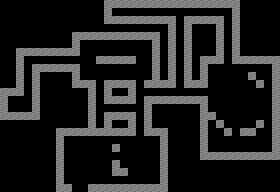

A level layout from a 2D game, rendered from its tile map. Below: a short description, then the map file with its tile-grid data intact:
An orthogonal 35x24 tile map with 8x8 px tiles, 1 tile layer (Tile Layer 1).

<map version="1.9" tiledversion="1.9.2" orientation="orthogonal" renderorder="right-down" width="35" height="24" tilewidth="8" tileheight="8" infinite="0" nextlayerid="2" nextobjectid="1">
 <editorsettings>
  <export target="dungeon.json" format="json" />
 </editorsettings>
 <tileset firstgid="1" source="town-spritesheet.tsx" />
 <layer id="1" name="Tile Layer 1" width="35" height="24">
  <data encoding="csv">
0,0,0,0,0,0,0,0,0,0,0,0,0,1,1,1,1,1,1,1,1,1,1,1,1,1,1,1,1,1,0,0,0,0,0,
0,0,0,0,0,0,0,0,0,0,0,0,0,1,3,3,3,3,3,3,3,3,3,3,3,3,3,3,3,1,0,0,0,0,0,
0,0,0,0,0,0,0,0,0,0,0,0,0,1,1,1,1,1,1,1,1,1,3,1,1,1,1,1,3,1,0,0,0,0,0,
0,0,0,0,0,0,0,0,0,0,0,0,0,0,0,0,0,0,0,0,0,1,3,1,0,0,0,1,3,1,0,0,0,0,0,
0,0,0,0,0,0,0,0,0,1,1,1,1,1,1,1,1,1,1,1,0,1,3,1,0,0,0,1,3,1,0,0,0,0,0,
0,0,0,0,0,0,0,0,0,1,3,3,3,3,3,3,3,3,3,1,0,1,3,1,0,0,0,1,3,1,0,0,0,0,0,
0,0,1,1,1,1,1,1,1,1,3,3,3,3,3,3,3,3,3,1,0,1,3,1,0,0,0,1,3,1,0,0,0,0,0,
0,0,1,3,3,3,3,3,3,3,3,3,1,1,1,1,1,3,3,1,0,1,3,1,0,1,1,1,3,1,1,1,1,1,1,
0,0,1,3,1,1,1,1,1,1,3,3,3,3,3,3,3,3,3,1,0,1,3,1,0,1,3,3,3,3,3,3,3,3,1,
0,0,1,3,1,0,0,0,0,1,3,3,3,3,3,3,3,3,3,1,0,1,3,1,0,1,3,3,3,3,3,1,3,3,1,
0,0,1,3,1,0,0,0,0,1,1,1,3,1,1,1,1,3,1,1,1,1,3,1,1,1,3,3,3,3,3,3,1,3,1,
1,1,1,3,1,0,0,0,0,0,0,1,3,1,0,0,1,3,3,3,3,3,3,3,3,3,3,3,3,3,3,3,3,3,1,
1,3,3,3,1,0,0,0,0,0,0,1,3,1,1,1,1,3,1,1,1,1,1,1,1,1,3,3,3,3,3,3,3,3,1,
1,3,3,3,1,0,0,0,0,0,0,1,3,3,3,3,3,3,1,0,0,0,0,0,0,1,3,3,3,3,3,3,3,3,1,
1,1,1,1,1,0,0,0,0,0,0,1,3,1,1,1,1,3,1,0,0,0,0,0,0,1,1,3,3,3,3,3,3,3,1,
0,0,0,0,0,0,0,0,0,0,0,1,3,1,0,0,1,3,1,0,0,0,0,0,0,1,3,1,3,3,3,3,1,3,1,
0,0,0,0,0,0,0,1,1,1,1,1,1,1,1,1,1,3,1,1,1,0,0,0,0,1,3,3,1,3,1,1,3,3,1,
0,0,0,0,0,0,0,1,3,3,3,3,3,3,3,3,3,3,3,3,1,0,0,0,0,1,3,3,3,3,3,3,3,3,1,
0,0,0,0,0,0,0,1,3,3,3,3,3,3,1,3,3,3,3,3,1,0,0,0,0,1,3,3,3,3,3,3,3,3,1,
0,0,0,0,0,0,0,1,3,3,3,3,3,3,3,3,3,3,3,3,1,0,0,0,0,1,1,1,1,1,1,1,1,1,1,
0,0,0,0,0,0,0,1,3,3,3,3,3,3,1,3,3,3,3,3,1,0,0,0,0,0,0,0,0,0,0,0,0,0,0,
0,0,0,0,0,0,0,1,3,3,3,3,3,3,1,1,3,3,3,3,1,0,0,0,0,0,0,0,0,0,0,0,0,0,0,
0,0,0,0,0,0,0,1,3,3,3,3,3,3,3,3,3,3,3,3,1,0,0,0,0,0,0,0,0,0,0,0,0,0,0,
0,0,0,0,0,0,0,1,1,0,3,1,1,1,1,1,1,1,1,1,1,0,0,0,0,0,0,0,0,0,0,0,0,0,0
</data>
 </layer>
</map>